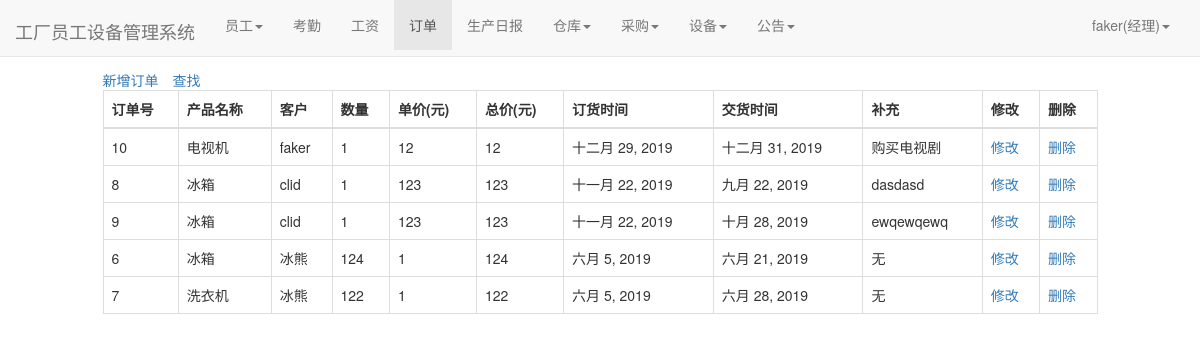
Screenshot of /orders/order_list/ (signed in) with the database file from the repository.
### user/models.py (models this page shows)
class Profile(models.Model):
    user = models.OneToOneField(User, on_delete=models.CASCADE)
    staff_gender = models.CharField(max_length=10, choices=(('male', '男'), ('female', '女')), default='male',
                                    verbose_name='性别')
    staff_age = models.PositiveIntegerField(verbose_name="年龄")
    staff_home = models.CharField(max_length=100, verbose_name="籍贯")
    staff_nationality = models.CharField(max_length=20, verbose_name="民族")  # 民族
    staff_tel = models.BigIntegerField(verbose_name="电话")
    start_time = models.DateField(auto_now_add=True, verbose_name="入职时间")  # 入职时间
    id_card = models.CharField(max_length=20,verbose_name="身份证")  # 身份证号
    staff_type = models.CharField(max_length=100,verbose_name="职位", null=True)  # 职位
    salary_pre_hour = models.IntegerField(verbose_name="时薪")  # 时薪
    class Meta:
        ordering = ['-start_time']

### orders/models.py (models this page shows)
class Orders(models.Model):#订单
    order_name=models.ForeignKey(Product,on_delete=models.DO_NOTHING, verbose_name="产品名称")
    order_client=models.CharField(max_length=100, verbose_name="客户名称")
    order_number = models.IntegerField(verbose_name="数量")
    order_price=models.IntegerField(verbose_name="单价(元)")
    order_total_price = models.IntegerField(verbose_name="总价(元)")
    order_time = models.DateField(auto_now_add=True, verbose_name="订货时间")
    order_end = models.DateField(verbose_name="交货时间")
    order_supplement=models.TextField(verbose_name="补充",null=True, blank=True)
    class Meta:
        ordering = ['-order_time']

### warehouse/models.py (models this page shows)
class Product(models.Model):
    product_name = models.CharField(max_length=100)
    def __str__(self):
        return self.product_name

### orders/views.py (the view)
# urls.py: path('order_list/', views.order_list, name='order_list'),
def order_list(request):
    order_lists = Orders.objects.all()
    context = {}
    context['order_lists'] = order_lists
    return render(request, 'order_list.html', context)

### user/models.py (called while the page is built)
def get_staff_type(self):
    if Profile.objects.filter(user=self).exists():
        profile = Profile.objects.get(user=self)
        return profile.staff_type
    else:
        return ''

### orders/templates/order_list.html (shortened to what this page needs)
{% extends 'base.html' %}
{% if user.is_authenticated %}
                        {% block nav_order_active %}active{% endblock %}
{% endif %}
{% block content %}
    <div class="containter">
        <div class="row">
            <div class="col-xs-10 col-xs-offset-1">
                {% if user.is_authenticated %}
                <table class="table table-bordered table-hover">
                    <span style="margin-right: 1em"><a href="{% url 'order_append' %}">新增订单</a></span>
                    <span><a href="{% url 'order_select' %}">查找</a></span>
                  <thead>
                    <tr>
                      <th scope="col">订单号</th>
                      <th scope="col">产品名称</th>
                      <th scope="col">客户</th>
                      <th scope="col">数量</th>
                      <th scope="col">单价(元)</th>
                       <th scope="col">总价(元)</th>
                        <th scope="col">订货时间</th>
                       <th scope="col">交货时间</th>
                      <th scope="col">补充</th>
                         <th scope="col">修改</th>
                      <th scope="col">删除</th>
                    </tr>
                  </thead>
                  <tbody>
                  {%for order in order_lists%}
                    <tr>
                      <td>{{order.id}}</td>
                      <td>{{order.order_name}}</td>
                      <td>{{order.order_client}}</td>
                      <td>{{order.order_number}}</td>
                      <td>{{order.order_price}}</td>
                        <td>{{order.order_total_price}}</td>
                      <td>{{order.order_time}}</td>
                      <td>{{order.order_end}}</td>
                      <td>{{order.order_supplement}}</td>
                           <td><a href="{% url 'order_modify' order.pk%}">修改</a></li></td>
                      <td><a href="{% url 'order_delete' order.pk%}">删除</a></li></td>
                    </tr>
                  {% endfor %}
                  </tbody>
                </table>
                {% else %}
                    <span>未登录，跳转到首页...</span>
                    <script type="text/javascript">
                        window.location.href = '/';
                    </script>
                {% endif %}
            </div>
        </div>
    </div>
{% endblock %}

### templates/base.html (shortened to what this page needs)
{% load staticfiles %}
<!doctype html>
<html lang="en">
<head>
    <link rel="stylesheet" href="{% static 'base.css' %}">
    <link rel="stylesheet" href="{% static 'home.css' %}">
    <link rel="stylesheet" href="{% static 'bootstrap-3.37/css/bootstrap.min.css' %}">
</head>
<body>
<div class="navbar navbar-default navbar-fixed-top" role="navigation">
    <div class="container-fluid">
        <div class="navbar-header">
        </div>
    </div>
</div>
<nav class="navbar navbar-default navbar-fixed-top">
    <div class="container-fluid">
        <div class="navbar-header">
            <a class="navbar-brand" href="{% url 'home' %}">工厂员工设备管理系统</a>
        </div>
        {% if user.is_authenticated %}
        <div class="collapse navbar-collapse" id="bs-example-navbar-collapse-1">
            <ul class="nav navbar-nav">
                {% if user.get_staff_type == '经理' %}
                <li class="{% block nav_staff_active %}{% endblock %}">
                <li class="dropdown">
                    <a href="#" class="dropdown-toggle" data-toggle="dropdown" role="button" aria-haspopup="true"
                       aria-expanded="false">员工<span class="caret"></span></a>
                </li>
                </li>
                <li class="{% block nav_attendence_active %}{% endblock %}"><a href="{% url 'attendence_lists'%}">考勤</a>
                </li>
                <li class="{% block nav_salary_active %}{% endblock %}"><a href="{% url 'salary_lists'%}">工资</a></li>
                <li class="{% block nav_order_active %}{% endblock %}"><a href="{% url 'order_list' %}">订单</a></li>
                <li class="{% block nav_producediary_active %}{% endblock %}"><a
                        href="{% url 'product_diary' %}">生产日报</a></li>
                <li class="{% block nav_warehousediary_active %}{% endblock %}">
                <li class="dropdown">
                    <a href="#" class="dropdown-toggle" data-toggle="dropdown" role="button" aria-haspopup="true"
                       aria-expanded="false">仓库<span class="caret"></span></a>
                </li>
                </li>
                <li class="{% block nav_purchase_active %}{% endblock %}">
                <li class="dropdown">
                    <a href="#" class="dropdown-toggle" data-toggle="dropdown" role="button" aria-haspopup="true"
                       aria-expanded="false">采购<span class="caret"></span></a>
                </li>
                </li>
                <li class="{% block nav_facility_active %}{% endblock %}">
                <li class="dropdown">
                    <a href="#" class="dropdown-toggle" data-toggle="dropdown" role="button" aria-haspopup="true"
                       aria-expanded="false">设备<span class="caret"></span></a>
                </li>
                </li>
                <li class="{% block nav_notice_active %}{% endblock %}">
                <li class="dropdown">
                    <a href="#" class="dropdown-toggle" data-toggle="dropdown" role="button" aria-haspopup="true"
                       aria-expanded="false">公告<span class="caret"></span></a>
                </li>
                </li>
                {%endif%}
            </ul>
            <ul class="nav navbar-nav navbar-right">
                <li class="dropdown">
                    <a href="#" class="dropdown-toggle" data-toggle="dropdown" role="button" aria-haspopup="true"
                       aria-expanded="false">
                        {{user.username}}({{user.get_staff_type}})<span class="caret"></span></a>
                </li>
            </ul>
        </div>
        {% else %}
        <ul class="nav navbar-nav navbar-right">
            <li><a href="{% url 'login' %}?from={{ request.get_full_path }}">登录</a></li>
        </ul>
        {% endif %}
    </div>
</nav>
{% block content%} {% endblock %}
</body>
</html>

### static/home.css (style rules this page uses)
* { margin: 0; padding: 0; }
body { margin-top: 70px!important; }
ul { list-style-type: none!important; }
ul.navbar-right { margin-right: 0; }
div.navbar-header { font-size: 200%; padding-top: 0.2em; }

### rows the page displays
Orders: id "10", order_name "电视机", order_client "faker", order_number "1", order_price "12", order_total_price "12", order_time "十二月 29, 2019", order_end "十二月 31, 2019", order_supplement "购买电视剧"
Orders: id "8", order_name "冰箱", order_client "clid", order_number "1", order_price "123", order_total_price "123", order_time "十一月 22, 2019", order_end "九月 22, 2019", order_supplement "dasdasd"
Orders: id "9", order_name "冰箱", order_client "clid", order_number "1", order_price "123", order_total_price "123", order_time "十一月 22, 2019", order_end "十月 28, 2019", order_supplement "ewqewqewq"
Orders: id "6", order_name "冰箱", order_client "冰熊", order_number "124", order_price "1", order_total_price "124", order_time "六月 5, 2019", order_end "六月 21, 2019", order_supplement "无"
Orders: id "7", order_name "洗衣机", order_client "冰熊", order_number "122", order_price "1", order_total_price "122", order_time "六月 5, 2019", order_end "六月 28, 2019", order_supplement "无"

### other values shown
{{ user.username }} "faker"
{{ user.get_staff_type }} "经理"
